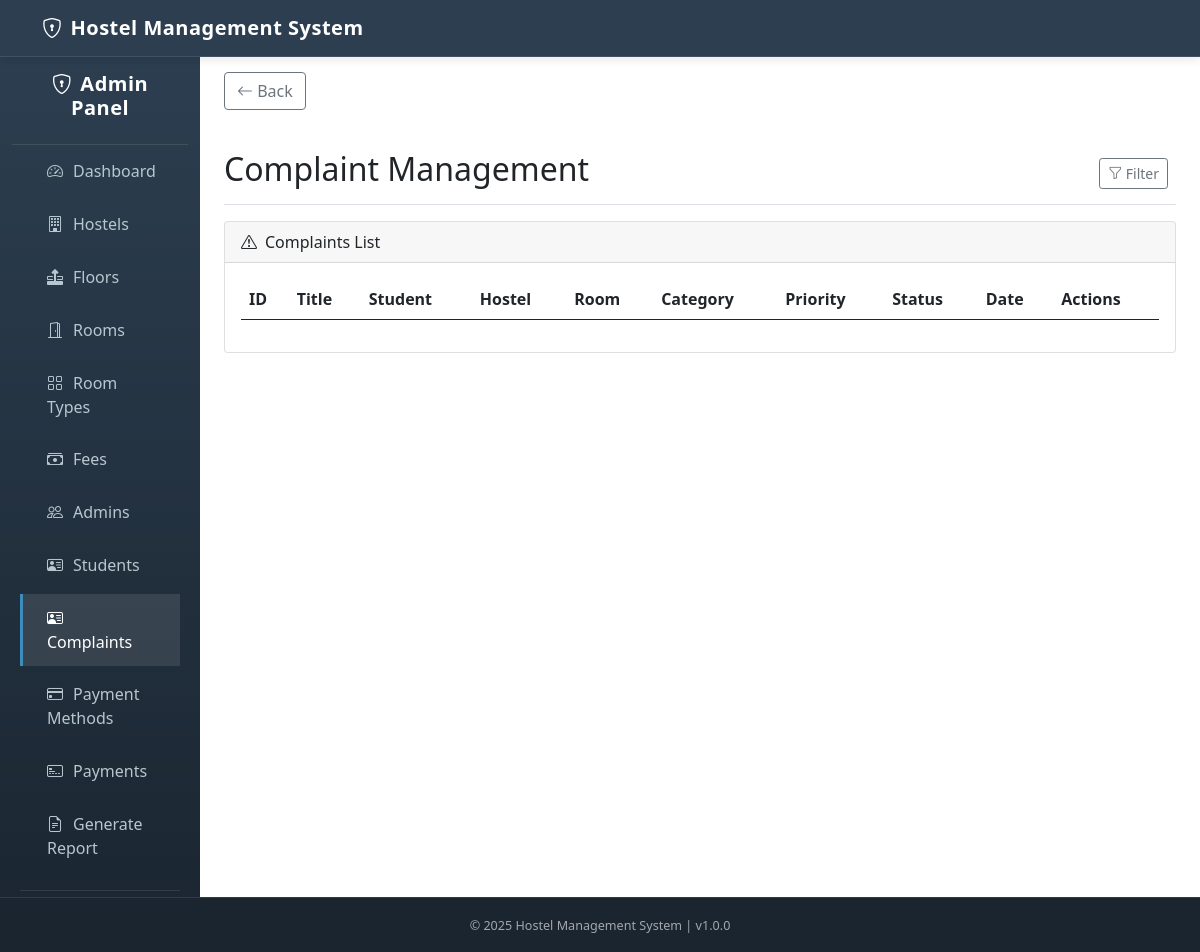
/admin/sections/complaints/index.php (signed in), run on an earlier commit of the app's database.
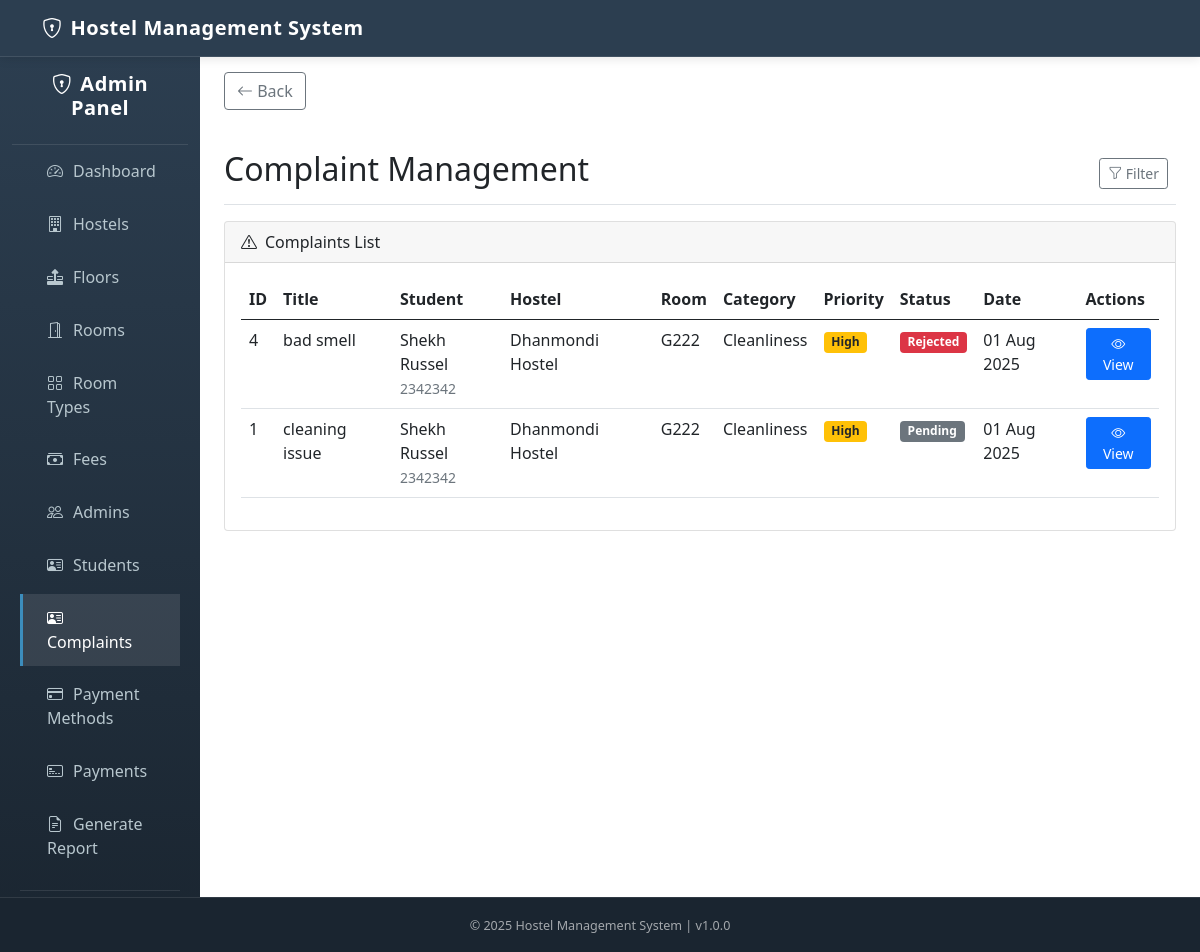
And on a later commit of the database.
### tables this page shows
CREATE TABLE `complaints` (
  `id` int(11) NOT NULL,
  `student_id` int(11) NOT NULL,
  `hostel_id` int(11) NOT NULL,
  `room_id` int(11) DEFAULT NULL,
  `category_id` int(11) NOT NULL,
  `title` varchar(255) NOT NULL,
  `description` text NOT NULL,
  `status` enum('pending','in_progress','resolved','rejected') NOT NULL DEFAULT 'pending',
  `priority` enum('low','medium','high','urgent') NOT NULL DEFAULT 'medium',
  `created_at` timestamp NOT NULL DEFAULT current_timestamp(),
  `updated_at` timestamp NOT NULL DEFAULT current_timestamp() ON UPDATE current_timestamp(),
  `resolved_at` datetime DEFAULT NULL,
  `resolved_by` int(11) DEFAULT NULL
);

CREATE TABLE `students` (
  `id` int(11) NOT NULL,
  `profile_image_url` varchar(255) DEFAULT NULL,
  `hostel_id` int(11) DEFAULT NULL,
  `room_id` int(11) DEFAULT NULL,
  `permanent_address_id` int(11) DEFAULT NULL,
  `temporary_address_id` int(11) DEFAULT NULL,
  `first_name` varchar(100) NOT NULL,
  `last_name` varchar(100) NOT NULL,
  `email` varchar(100) NOT NULL,
  `password` varchar(255) NOT NULL,
  `gender` enum('male','female','other') NOT NULL,
  `contact_number` varchar(255) NOT NULL,
  `is_verified` tinyint(1) DEFAULT 0,
  `is_approved` tinyint(1) DEFAULT 0,
  `verification_token` varchar(255) DEFAULT NULL,
  `varsity_id` varchar(255) NOT NULL,
  `department` varchar(100) DEFAULT NULL,
  `batch_year` varchar(20) DEFAULT NULL,
  `detail` varchar(255) DEFAULT NULL,
  `created_at` timestamp NOT NULL DEFAULT current_timestamp(),
  `updated_at` timestamp NOT NULL DEFAULT current_timestamp() ON UPDATE current_timestamp(),
  `is_checked_in` tinyint(1) DEFAULT 0,
  `is_checked_out` tinyint(1) DEFAULT 0,
  `check_in_at` datetime DEFAULT NULL,
  `check_out_at` datetime DEFAULT NULL,
  `father_name` varchar(100) DEFAULT NULL,
  `mother_name` varchar(100) DEFAULT NULL,
  `father_contact` varchar(20) DEFAULT NULL,
  `mother_contact` varchar(20) DEFAULT NULL,
  `emergency_contact` varchar(20) DEFAULT NULL,
  `blood_group` enum('A+','A-','B+','B-','AB+','AB-','O+','O-','Unknown') DEFAULT 'Unknown',
  `floor_id` int(11) DEFAULT NULL,
  `reset_token` varchar(255) DEFAULT NULL,
  `reset_expires` datetime DEFAULT NULL
);

CREATE TABLE `hostels` (
  `id` int(11) NOT NULL,
  `hostel_incharge_id` int(11) DEFAULT NULL,
  `address_id` int(11) DEFAULT NULL,
  `hostel_name` varchar(100) NOT NULL,
  `hostel_type` enum('male','female') NOT NULL,
  `contact_number` varchar(20) NOT NULL,
  `email` varchar(100) DEFAULT NULL,
  `capacity` int(11) DEFAULT 0,
  `amenities` text DEFAULT NULL,
  `created_at` timestamp NOT NULL DEFAULT current_timestamp(),
  `updated_at` timestamp NOT NULL DEFAULT current_timestamp() ON UPDATE current_timestamp()
);

CREATE TABLE `rooms` (
  `id` int(11) NOT NULL,
  `room_type_id` int(11) DEFAULT NULL,
  `floor_id` int(11) DEFAULT NULL,
  `room_number` varchar(20) NOT NULL,
  `max_capacity` int(11) NOT NULL,
  `created_at` timestamp NOT NULL DEFAULT current_timestamp(),
  `updated_at` timestamp NOT NULL DEFAULT current_timestamp() ON UPDATE current_timestamp(),
  `hostel_id` int(11) DEFAULT NULL
);

CREATE TABLE `complaint_categories` (
  `id` int(11) NOT NULL,
  `name` varchar(100) NOT NULL,
  `description` text DEFAULT NULL,
  `created_at` timestamp NOT NULL DEFAULT current_timestamp(),
  `updated_at` timestamp NOT NULL DEFAULT current_timestamp() ON UPDATE current_timestamp()
);

### admin/sections/complaints/index.php (the view, shortened to what the rows shown need)
<?php
include BASE_PATH . '/config/db.php';
$where = [];
$where_sql = count($where) ? 'WHERE ' . implode(' AND ', $where) : '';
$sql = "
    SELECT c.*, cat.name AS category_name, h.hostel_name,
           s.first_name, s.last_name, s.varsity_id, r.room_number
    FROM complaints c
    JOIN complaint_categories cat ON c.category_id = cat.id
    JOIN hostels h ON c.hostel_id = h.id
    JOIN students s ON c.student_id = s.id
    LEFT JOIN rooms r ON c.room_id = r.id
    $where_sql
    ORDER BY
        CASE c.priority
            WHEN 'urgent' THEN 1
            WHEN 'high' THEN 2
            WHEN 'medium' THEN 3
            WHEN 'low' THEN 4
        END,
        c.created_at DESC
";
$stmt = $conn->prepare($sql);
$stmt->execute();
$result = $stmt->get_result();
$complaints = $result->fetch_all(MYSQLI_ASSOC);
include BASE_PATH . '/admin/includes/header_admin.php';
?>
<div class="content container-fluid mt-5">
    <div class="row full-height">
        <?php require_once BASE_PATH . '/admin/includes/sidebar_admin.php'; ?>
        <main class="col-md-10 ms-sm-auto px-md-4 py-4">
            <div class="d-flex justify-content-between flex-wrap flex-md-nowrap align-items-center pt-3 pb-2 mb-3 border-bottom">
                <h1 class="h2">Complaint Management</h1>
            </div>
            <div class="card">
                <div class="card-body">
                    <div class="table-responsive">
                        <table class="table table-hover">
                            <thead>
                                <tr>
                                    <th>ID</th>
                                    <th>Title</th>
                                    <th>Student</th>
                                    <th>Hostel</th>
                                    <th>Room</th>
                                    <th>Category</th>
                                    <th>Priority</th>
                                    <th>Status</th>
                                    <th>Date</th>
                                    <th>Actions</th>
                                </tr>
                            </thead>
                            <tbody>
                                <?php foreach ($complaints as $complaint): ?>
                                    <tr>
                                        <td><?= $complaint['id'] ?></td>
                                        <td><?= htmlspecialchars($complaint['title']) ?></td>
                                        <td>
                                            <?= htmlspecialchars($complaint['first_name'] . ' ' . $complaint['last_name']) ?>
                                            <br><small class="text-muted"><?= $complaint['varsity_id'] ?></small>
                                        </td>
                                        <td><?= htmlspecialchars($complaint['hostel_name']) ?></td>
                                        <td><?= $complaint['room_number'] ?? 'N/A' ?></td>
                                        <td><?= htmlspecialchars($complaint['category_name']) ?></td>
                                        <td>
                                            <span class="badge
                                                <?= $complaint['priority'] === 'urgent' ? 'bg-danger' : ($complaint['priority'] === 'high' ? 'bg-warning text-dark' : ($complaint['priority'] === 'medium' ? 'bg-primary' : 'bg-secondary')) ?>">
                                                <?= ucfirst($complaint['priority']) ?>
                                            </span>
                                        </td>
                                        <td>
                                            <span class="badge
                                                <?= $complaint['status'] === 'pending' ? 'bg-secondary' : ($complaint['status'] === 'in_progress' ? 'bg-info text-dark' : ($complaint['status'] === 'resolved' ? 'bg-success' : 'bg-danger')) ?>">
                                                <?= ucfirst(str_replace('_', ' ', $complaint['status'])) ?>
                                            </span>
                                        </td>
                                        <td><?= date('d M Y', strtotime($complaint['created_at'])) ?></td>
                                        <td>
                                            <a href="view.php?id=<?= $complaint['id'] ?>" class="btn btn-sm btn-primary">
                                                <i class="bi bi-eye"></i> View
                                            </a>
                                        </td>
                                    </tr>
                                <?php endforeach; ?>
                            </tbody>
                        </table>
                    </div>
                </div>
            </div>
        </main>
    </div>
</div>
<?php include BASE_PATH . '/admin/includes/footer_admin.php'; ?>

What changed in the data, as far as the page shows it:
added complaints: id "4", title "bad smell", student.last_name "Shekh Russel", student.varsity_id "2342342", hostel.hostel_name "Dhanmondi Hostel", room.room_number "G222", category.name "Cleanliness", priority "High", status "Rejected", created_at "01 Aug 2025"
added complaints: id "1", title "cleaning issue", student.last_name "Shekh Russel", student.varsity_id "2342342", hostel.hostel_name "Dhanmondi Hostel", room.room_number "G222", category.name "Cleanliness", priority "High", status "Pending", created_at "01 Aug 2025"
